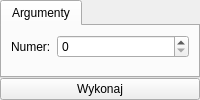
       <widget class="QWidget" name="beginFiscalMemoryReadByRowPage">
        <layout class="QGridLayout" name="gridLayout_51">
         <property name="margin">
          <number>0</number>
         </property>
         <property name="spacing">
          <number>0</number>
         </property>
         <item row="0" column="0">
          <widget class="QTabWidget" name="tabWidget_18">
           <property name="currentIndex">
            <number>0</number>
           </property>
           <widget class="QWidget" name="tab_35">
            <attribute name="title">
             <string>Argumenty</string>
            </attribute>
            <layout class="QFormLayout" name="formLayout_8">
             <item row="0" column="0">
              <widget class="QLabel" name="label_32">
               <property name="text">
                <string>Numer:</string>
               </property>
               <property name="buddy">
                <cstring>fiscalMemoryReadByRowNr</cstring>
               </property>
              </widget>
             </item>
             <item row="0" column="1">
              <widget class="QSpinBox" name="fiscalMemoryReadByRowNr">
               <property name="maximum">
                <number>999999999</number>
               </property>
              </widget>
             </item>
            </layout>
           </widget>
          </widget>
         </item>
         <item row="1" column="0">
          <widget class="QPushButton" name="beginFiscalMemoryReadByRowButton">
           <property name="text">
            <string>Wykonaj</string>
           </property>
          </widget>
         </item>
        </layout>
       </widget>
